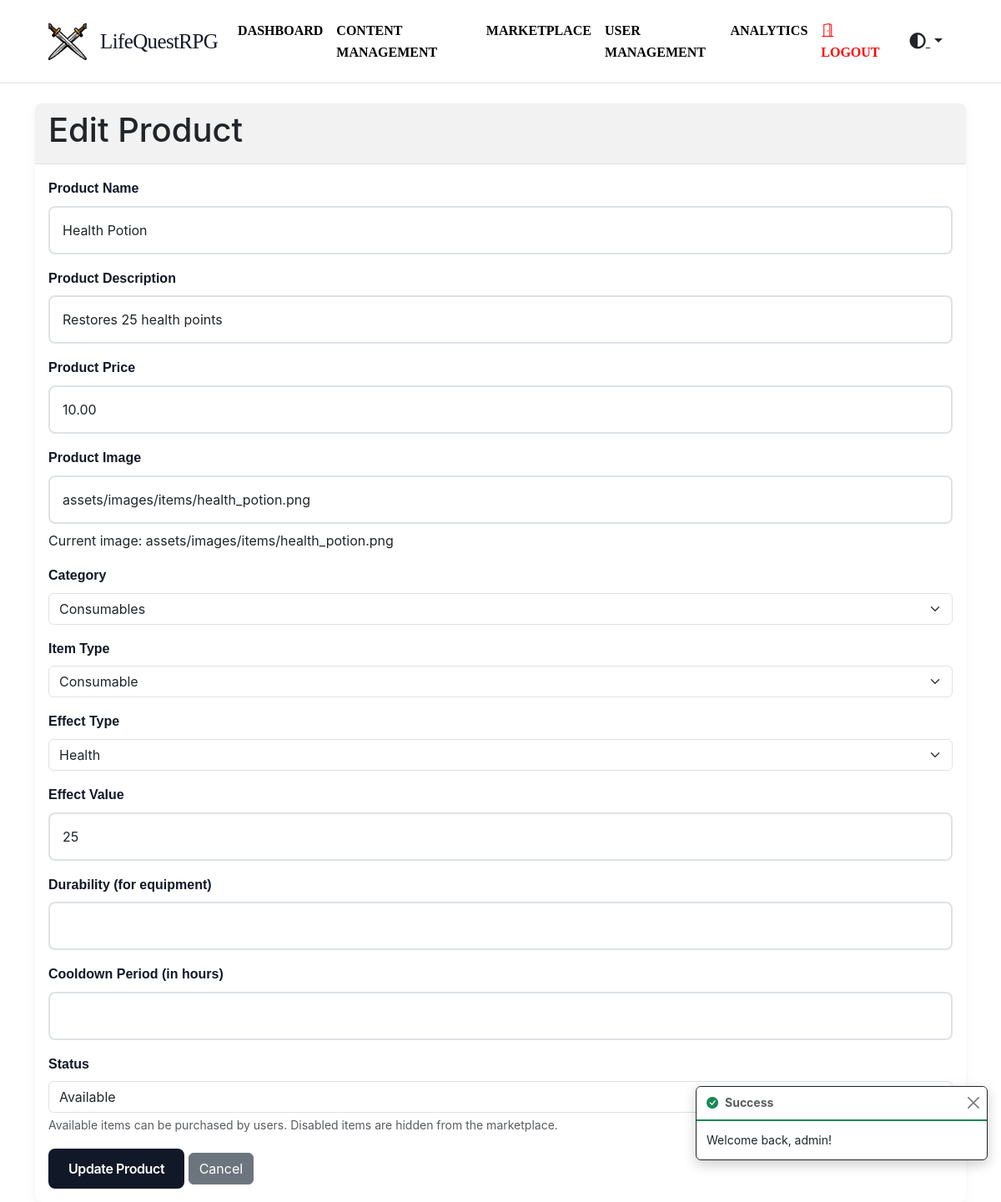
Page /marketplace/edit/1 (signed in) on the committed database.
### tables this page shows
CREATE TABLE `marketplace_items` (
  `item_id` int NOT NULL,
  `item_name` varchar(255) NOT NULL,
  `item_description` text,
  `item_price` decimal(10,2) NOT NULL,
  `image_url` varchar(255) DEFAULT NULL,
  `category_id` int DEFAULT NULL,
  `item_type` enum('consumable','equipment','collectible','boost') DEFAULT 'collectible',
  `effect_type` varchar(50) DEFAULT NULL,
  `effect_value` int DEFAULT NULL,
  `durability` int DEFAULT NULL,
  `cooldown_period` int DEFAULT NULL,
  `status` enum('available','disabled') DEFAULT 'available'
);

CREATE TABLE `item_categories` (
  `category_id` int NOT NULL,
  `category_name` varchar(50) NOT NULL,
  `category_description` text,
  `icon` varchar(255) DEFAULT NULL
);

### app/Controllers/MarketplaceController.php (called while the page is built, shortened)
<?php
class MarketplaceController extends Controller
{
  protected $marketplaceModel;
  public function __construct()
  {
    $this->marketplaceModel = new Marketplace();
  }
  public function edit($id)
  {
    $item = $this->marketplaceModel->GetItemById($id);
    $items = $this->marketplaceModel->findBy('item_id', $id);
    return $this->view('marketplace/edit', [
      'title' => 'Edit Product',
      'content' => 'Edit product details',
      'item' => $item,
      'items' => $items
    ]);
  }
}

### app/Core/Router.php (called while the page is built, shortened)
<?php
class Router
{
  protected $routes = [
    'GET' => [],
    'POST' => [],
    'PUT' => [],
    'DELETE' => []
  ];
  public function get(string $uri, array $controller, array $middleware = [])
  {
    $this->routes['GET'][$uri] = [
      'controller' => $controller,
      'middleware' => $middleware
    ];
    return $this;
  }
  public function post(string $uri, array $controller, array $middleware = [])
  {
    $this->routes['POST'][$uri] = [
      'controller' => $controller,
      'middleware' => $middleware
    ];
    return $this;
  }
  public function put(string $uri, array $controller, array $middleware = [])
  {
    $this->routes['PUT'][$uri] = [
      'controller' => $controller,
      'middleware' => $middleware
    ];
    return $this;
  }
  public function delete(string $uri, array $controller, array $middleware = [])
  {
    $this->routes['DELETE'][$uri] = [
      'controller' => $controller,
      'middleware' => $middleware
    ];
    return $this;
  }
  public function dispatch(string $uri, string $method)
  {
    $uri = $this->removeQueryString($uri);
    foreach ($this->routes[$method] as $route => $config) {
      if ($this->matchRoute($route, $uri)) {
        return $this->callAction(
          $config['controller'][0],
          $config['controller'][1]
        );
      }
    }
    throw new Exception("No route defined for {$uri} with method {$method}");
  }
  protected function matchRoute(string $route, string $uri)
  {
    if (strpos($route, '{') === false) {
      return false;
    }
    $pattern = preg_replace('/{([a-zA-Z0-9_]+)}/', '([^/]+)', $route);
    $pattern = '#^' . $pattern . '$#';
    if (preg_match($pattern, $uri, $matches)) {
      return true;
    }
    return false;
  }
  protected function removeQueryString(string $uri)
  {
    return parse_url($uri, PHP_URL_PATH) ?? $uri;
  }
  protected function callAction(string $controller, string $action)
  {
    $controller = new $controller();
    $params = [];
    foreach ($_GET as $key => $value) {
      if ($key !== 'url') {
        $params[] = $value;
      }
    }
    return call_user_func_array([$controller, $action], $params);
  }
}

### web/bootstrap.php (called while the page is built, shortened)
<?php
$config = require_once __DIR__ . '/../config/config.php';
$database = require_once __DIR__ . '/../config/database.php';
$router = new Router();
$uri = $_SERVER['REQUEST_URI'] ?? '/';
$method = $_SERVER['REQUEST_METHOD'] ?? 'GET';
try {
  $router->dispatch($uri, $method);
} catch (Exception $e) {
  if ($config['debug']) {
    echo '<h1>Error</h1>';
    echo '<p>' . $e->getMessage() . '</p>';
    echo '<pre>' . $e->getTraceAsString() . '</pre>';
  } else {
    http_response_code(404);
    require_once __DIR__ . '/../app/Views/errors/404.php';
  }
}

### public/index.php (called while the page is built, shortened)
<?php
require_once ROOT_PATH . '/web/bootstrap.php';
?>

### app/Core/Database.php (called while the page is built, shortened)
<?php
class Database
{
  protected $pdo;
  protected $statement;
  public function __construct(array $config)
  {
    $dsn = "mysql:host={$config['host']};dbname={$config['database']};charset={$config['charset']}";
    $options = [
      PDO::ATTR_ERRMODE => PDO::ERRMODE_EXCEPTION,
      PDO::ATTR_DEFAULT_FETCH_MODE => PDO::FETCH_ASSOC,
      PDO::ATTR_EMULATE_PREPARES => false,
    ];
    try {
      $this->pdo = new PDO($dsn, $config['username'], $config['password'], $options);
    } catch (PDOException $e) {
      throw new PDOException($e->getMessage(), (int) $e->getCode());
    }
  }
  public function query(string $sql)
  {
    $this->statement = $this->pdo->prepare($sql);
    return $this;
  }
  public function bind(array $parameters)
  {
    foreach ($parameters as $key => $value) {
      if (is_array($value)) {
        $value = json_encode($value);
        $paramType = PDO::PARAM_STR;
      } else {
        $paramType = is_int($value) ? PDO::PARAM_INT : PDO::PARAM_STR;
      }
      $this->statement->bindValue(
        is_numeric($key) ? $key : $key,
        $value,
        $paramType
      );
    }
    return $this;
  }
  public function execute()
  {
    $this->statement->execute();
    return $this;
  }
  public function fetchAll()
  {
    return $this->statement->fetchAll();
  }
  public function fetch()
  {
    return $this->statement->fetch();
  }
}
?>

### app/Core/Model.php (called while the page is built, shortened)
<?php
abstract class Model
{
  protected static $db;
  protected static $table;
  public static function setDatabase(Database $database)
  {
    self::$db = $database;
  }
  public function findBy(string $column, $value)
  {
    return self::$db->query("SELECT * FROM " . static::$table . " WHERE {$column} = ?")
      ->bind([1 => $value])
      ->execute()
      ->fetch();
  }
}

### app/Models/Marketplace.php (called while the page is built, shortened)
<?php
class Marketplace extends Model
{
  public function getAllCategories()
  {
    return self::$db->query("
      SELECT *
      FROM item_categories
      ORDER BY category_name
    ")
      ->execute()
      ->fetchAll();
  }
}

### app/Views/marketplace/edit.php (the view, shortened to what this page needs)
<div class="card">
  <div class="card-header">
    <h1><?= $title ?? 'Edit Product' ?></h1>
  </div>
  <div class="card-body">
    <form method="POST" action="/marketplace/<?= $items['item_id'] ?? '' ?>" enctype="multipart/form-data">
      <div class="mb-3">
        <label for="productName" class="form-label">Product Name</label>
        <input type="text" class="form-control" id="productName" name="productName" value="<?= $items['item_name'] ?>"
          required>
      </div>
      <div class="mb-3">
        <label for="productDescription" class="form-label">Product Description</label>
        <input type="text" class="form-control" id="productDescription" name="productDescription"
          value="<?= $items['item_description'] ?>">
      </div>
      <div class="mb-3">
        <label for="productPrice" class="form-label">Product Price</label>
        <input type="number" class="form-control" id="productPrice" name="productPrice"
          value="<?= $items['item_price'] ?>" required>
      </div>
      <div class="mb-3">
        <label for="productImage" class="form-label">Product Image</label>
        <input type="text" class="form-control" id="productImage" name="productImage"
          value="<?= $items['image_url'] ?>">
        <?php if (isset($items['image_url']) && !empty($items['image_url'])): ?>
          <div class="mt-2">Current image: <?= $items['image_url'] ?></div>
        <?php endif; ?>
      </div>
      <div class="mb-3">
        <label for="category" class="form-label">Category</label>
        <select class="form-select" id="category" name="category">
          <?php
          $categories = (new \App\Models\Marketplace())->getAllCategories();
          foreach ($categories as $category): ?>
            <option value="<?= $category['category_id'] ?>" <?= ($items['category_id'] == $category['category_id']) ? 'selected' : '' ?>>
              <?= $category['category_name'] ?>
            </option>
          <?php endforeach; ?>
        </select>
      </div>
      <div class="mb-3">
        <label for="itemType" class="form-label">Item Type</label>
        <select class="form-select" id="itemType" name="itemType">
          <option value="consumable" <?= ($items['item_type'] == 'consumable') ? 'selected' : '' ?>>Consumable</option>
        </select>
      </div>
      <div id="effectFields" class="mb-3">
        <label for="effectType" class="form-label">Effect Type</label>
        <select class="form-select" id="effectType" name="effectType">
          <option value="health" <?= ($items['effect_type'] == 'health') ? 'selected' : '' ?>>Health</option>
        </select>
      </div>
      <div class="mb-3">
        <label for="effectValue" class="form-label">Effect Value</label>
        <input type="number" class="form-control" id="effectValue" name="effectValue"
          value="<?= $items['effect_value'] ?? '' ?>">
      </div>
      <div class="mb-3">
        <label for="durability" class="form-label">Durability (for equipment)</label>
        <input type="number" class="form-control" id="durability" name="durability"
          value="<?= $items['durability'] ?? '' ?>">
      </div>
      <div class="mb-3">
        <label for="cooldownPeriod" class="form-label">Cooldown Period (in hours)</label>
        <input type="number" class="form-control" id="cooldownPeriod" name="cooldownPeriod"
          value="<?= $items['cooldown_period'] ?? '' ?>">
      </div>
      <div class="mb-3">
        <label for="status" class="form-label">Status</label>
        <select class="form-select" id="status" name="status">
          <option value="available" <?= ($items['status'] ?? 'available') == 'available' ? 'selected' : '' ?>>Available
          </option>
        </select>
        <div class="form-text">Available items can be purchased by users. Disabled items are hidden from the
          marketplace.</div>
      </div>
      <button type="submit" class="btn btn-primary">Update Product</button>
      <a href="/marketplace" class="btn btn-secondary">Cancel</a>
    </form>
  </div>
</div>

### public/assets/css/style.css (style rules this page uses)
:root { --primary-color: #111827; --secondary-color: #ffffff; --accent-color: #4b5563; --text-color: #374151; --background-color: #ffffff; --border-color: #e5e7eb; }
body { font-family: 'Inter', -apple-system, BlinkMacSystemFont, 'Segoe UI', Roboto, sans-serif; line-height: 1.6; color: var(--text-color); background-color: var(--background-color); -webkit-font-smoothing: antialiased; }
.btn-primary { background-color: var(--primary-color); border: none; color: var(--secondary-color); padding: 0.75rem 1.5rem; font-weight: 600; letter-spacing: -0.025em; border-radius: 0.5rem; transition: all 0.2s ease; }
.card { border: none; border-radius: 8px; overflow: hidden; box-shadow: 0 4px 12px rgba(0, 0, 0, 0.05); }

### public/assets/css/navbar.css (style rules this page uses)
body.theme-light { --bg-primary: #ffffff; --bg-secondary: #f8f9fa; --text-primary: #212529; --text-secondary: #6c757d; --border-color: #dee2e6; --card-bg: #ffffff; --card-border: #dee2e6; --navbar-bg: #ffffff; --sidebar-bg: #f8f9fa; --box-shadow: 0 4px 8px rgba(0, 0, 0, 0.1); }

### public/assets/css/themes.css (style rules this page uses)
body.theme-light { --bg-primary: #ffffff; --bg-secondary: #f8f9fa; --text-primary: #212529; --text-secondary: #6c757d; --border-color: #dee2e6; --card-bg: #ffffff; --card-border: #dee2e6; --navbar-bg: #ffffff; --sidebar-bg: #f8f9fa; --box-shadow: 0 4px 8px rgba(0, 0, 0, 0.1); --input-bg: #fff; --input-text: #212529; --input-placeholder: #6c757d; --input-focus-bg: #fff; --input-focus-border: #86b7fe; }
body.color-default { --accent-color: #212529; --accent-color-hover: #16181b; --accent-color-rgb: 33, 37, 41; --accent-color-light: rgba(33, 37, 41, 0.1); --accent-color-border: rgba(33, 37, 41, 0.3); }
html, body { transition: background-color 0.3s ease, color 0.3s ease, border-color 0.3s ease, box-shadow 0.3s ease; }
html [class*="form-"], html .card, html .btn, html .navbar, html .list-group-item, html .dropdown-menu, html .alert { transition: background-color 0.3s ease, color 0.3s ease, border-color 0.3s ease, box-shadow 0.3s ease; }
body { background-color: var(--bg-primary); color: var(--text-primary); }
.card { background-color: var(--card-bg); border-color: var(--card-border); color: var(--text-primary); }
.card-header { background-color: rgba(0, 0, 0, 0.05); border-bottom: 1px solid var(--border-color); }
.form-control, .form-select { background-color: var(--input-bg); border-color: var(--border-color); color: var(--input-text); }

### public/assets/css/login.css (style rules this page uses)
:root { --primary-color: var(--text-primary, #111827); --secondary-color: var(--bg-primary, #ffffff); --accent-color: var(--accent-color, #4b5563); --text-color: var(--text-primary, #374151); --background-color: var(--bg-primary, #ffffff); --border-color: #e5e7eb; --highlight-color: #2196F3; }
.form-label { font-weight: 600; color: var(--primary-color); margin-bottom: 8px; font-family: 'Pixelify Sans', sans-serif; }
.form-control { border: 2px solid var(--border-color); border-radius: 8px; padding: 15px; transition: all 0.3s ease; background-color: var(--input-bg, rgba(255, 255, 255, 0.8)); color: var(--input-text, inherit); }

### rows in the picture
marketplace_items: productName "Health Potion", productDescription "Restores 25 health points", productPrice "10.00", productImage "assets/images/items/health_potion.png", image_url "assets/images/items/health_potion.png", category "Consumables", itemType "Consumable", effectType "Health", effectValue "25", status "Available"

### other values in the picture
$title "Edit Product"
$_SESSION['success'] "Welcome back, admin!"
